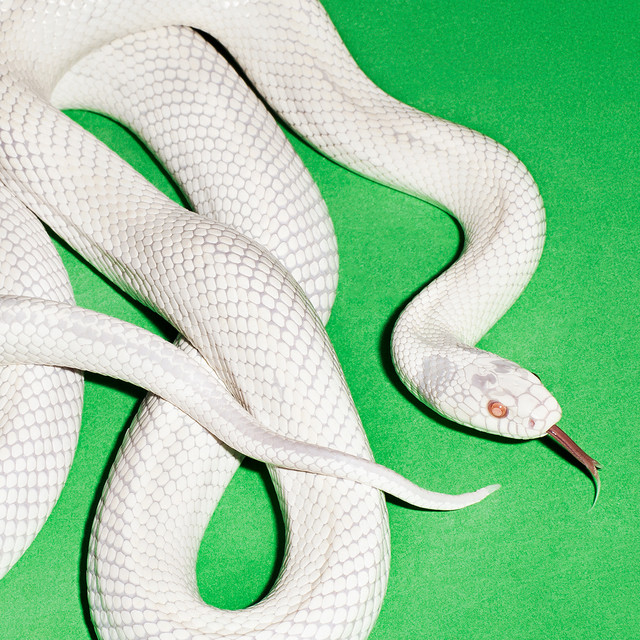
#> input picture imagenes/lineas_esquinas.jpg, 640 x 640 px
$ python ejemplo1_lineas.py
#> lines starting #> are read from the running program, lines starting #| are printed output that depends on the picture
import cv2
import numpy as np
import os

# Obtener la ruta del directorio actual ('codigo')
DIR_CODIGO = os.path.dirname(os.path.abspath(__file__))

# Definir rutas absolutas
RUTA_IMAGEN = os.path.normpath(os.path.join(DIR_CODIGO, "..", "imagenes", "lineas_esquinas.jpg"))
RUTA_SALIDA = os.path.normpath(os.path.join(DIR_CODIGO, "..", "resultados", "ejemplo1_lineas.jpg"))

# Cargar la imagen
imagen = cv2.imread(RUTA_IMAGEN)
#> imagen is the input picture: shape (640, 640, 3); mean B, G, R 161, 205.2, 150.9

if imagen is None:
    print("Error: No se pudo cargar la imagen desde:", RUTA_IMAGEN)
    exit()

# Convertir a escala de grises
gris = cv2.cvtColor(imagen, cv2.COLOR_BGR2GRAY)
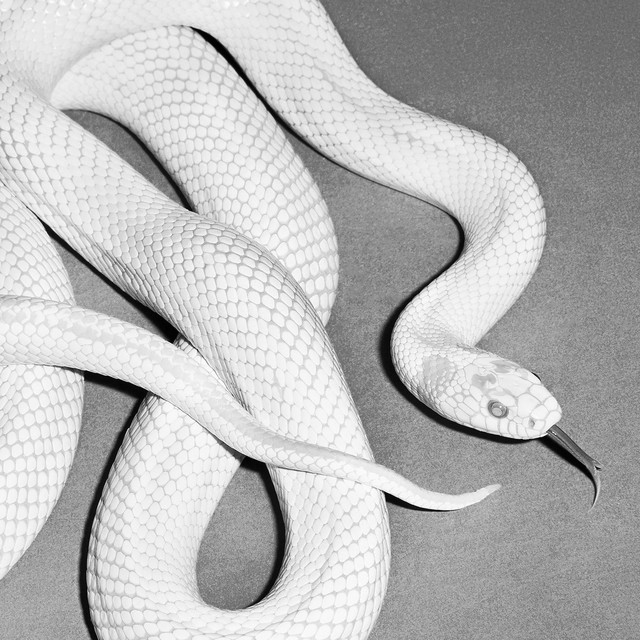
#> gris: shape (640, 640); min 0, max 255, mean 183.9

# Aplicar detección de bordes Canny
bordes = cv2.Canny(gris, 50, 150, apertureSize=3)
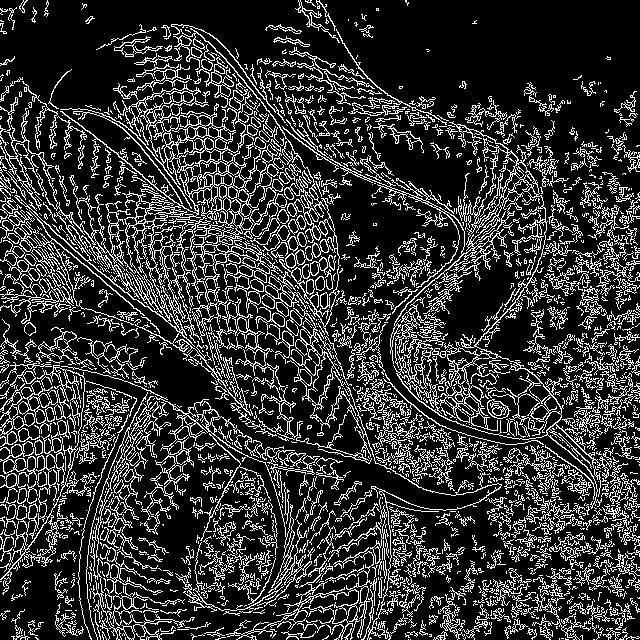
#> bordes: shape (640, 640); 20.3% white in thin lines or dots

# Detección de líneas mediante la Transformada Probabilística de Hough
lineas = cv2.HoughLinesP(
    bordes,
    rho=1,
    theta=np.pi / 180,
    threshold=100,
    minLineLength=50,
    maxLineGap=10
)
#> lineas = 1084 rows, first 6: [350, 356, 455, 461], [171, 203, 346, 378], [177, 186, 324, 333], [114, 103, 329, 318], [118, 88, 335, 305], [124, 37, 346, 259]

# Crear una copia de la imagen para dibujar los resultados
resultado = imagen.copy()

# Dibujar las líneas detectadas en color verde
cantidad_lineas = 0
if lineas is not None:
    cantidad_lineas = len(lineas)
#> cantidad_lineas = 1084
    for linea in lineas:
        # Extraer coordenadas de forma segura desempacando el arreglo aplanado
        x1, y1, x2, y2 = linea.ravel()
        cv2.line(resultado, (int(x1), int(y1)), (int(x2), int(y2)), (0, 255, 0), 2)
#> this loop made 1084 passes
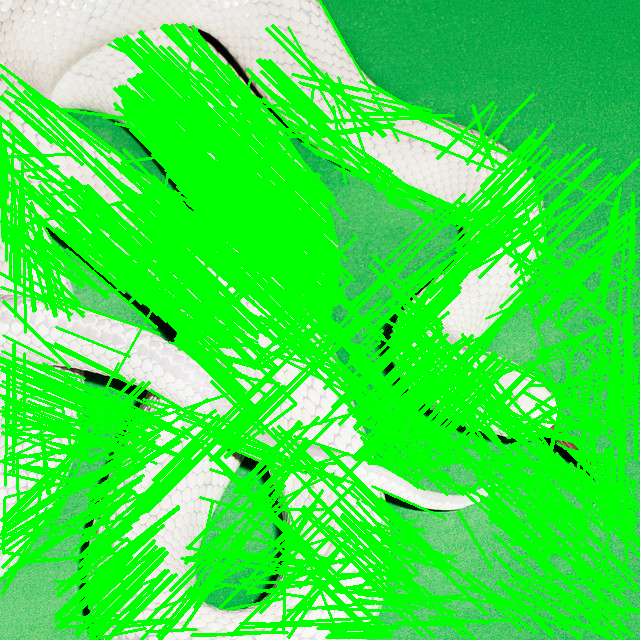
#> resultado: shape (640, 640, 3); mean B, G, R 69, 231.3, 61.3

# Mostrar resultados
cv2.imshow("Imagen original", imagen)
cv2.imshow("Lineas detectadas", resultado)

# Guardar resultado
os.makedirs(os.path.dirname(RUTA_SALIDA), exist_ok=True)
cv2.imwrite(RUTA_SALIDA, resultado)

print("Deteccion de lineas terminada.")
print(f"Cantidad de lineas detectadas: {cantidad_lineas}")
#| Cantidad de lineas detectadas: 1084
print("Resultado guardado en:", RUTA_SALIDA)

cv2.waitKey(0)
cv2.destroyAllWindows()

print("Arath Valenzuela")
print("NC:0148")
